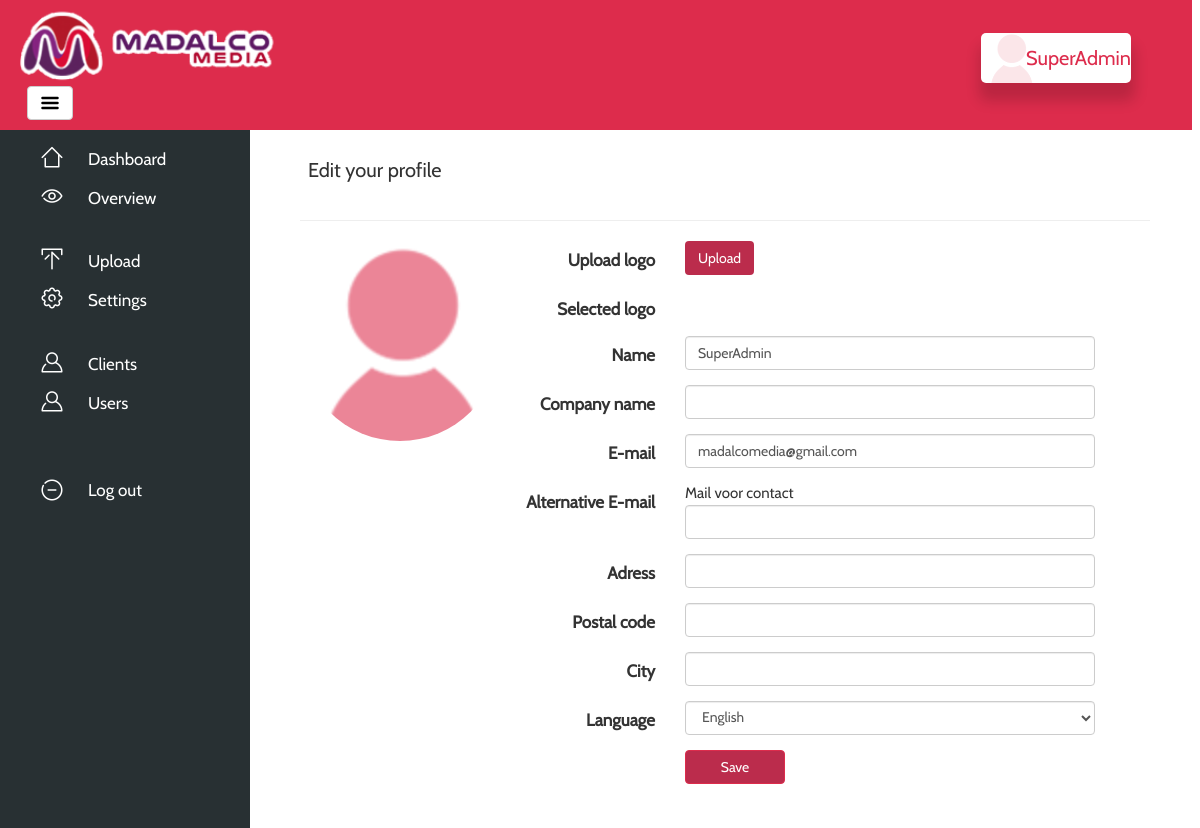
Screenshot of /?page=editprofile (signed in) with the database file from the repository.
### tables this page shows
CREATE TABLE `settings` (
  `id` int(11) NOT NULL,
  `SMTP` varchar(64) NOT NULL,
  `SMTPport` varchar(64) NOT NULL,
  `Email` varchar(64) NOT NULL,
  `Mailpass` varchar(64) NOT NULL,
  `Logo` varchar(100) NOT NULL,
  `Header` varchar(64) NOT NULL,
  `Host` varchar(64) NOT NULL,
  `globalmail` tinyint(1) NOT NULL,
  `contactmail` varchar(64) NOT NULL,
  `background` varchar(64) NOT NULL
);

CREATE TABLE `users` (
  `id` int(11) NOT NULL,
  `profimg` varchar(100) NOT NULL DEFAULT 'profile.png',
  `naam` varchar(60) NOT NULL,
  `email` varchar(60) NOT NULL,
  `altmail` varchar(60) NOT NULL,
  `paswoord` varchar(256) NOT NULL,
  `permgroup` int(11) NOT NULL DEFAULT '2',
  `bedrijfsnaam` varchar(64) NOT NULL,
  `adres` varchar(64) NOT NULL,
  `postcode` varchar(8) NOT NULL,
  `plaats` varchar(64) NOT NULL,
  `lang` varchar(4) NOT NULL DEFAULT 'nl',
  `active` tinyint(1) NOT NULL DEFAULT '1',
  `paswoordvergeten` varchar(256) NOT NULL,
  `passresetdate` datetime NOT NULL
);

### config/constants.php (called while the page is built, shortened)
<?php
$user = new UserController();
if(isset($_SESSION['usr_id'])) {
 $usr = $user->getUserById($_SESSION['usr_id']);
}
if($usr['lang']) {
 switch($usr['lang']) {
  case 'en':
   $language = 'en';
   break;
 }
}
else {
 include_once 'language/nl.php';
}

### app/Controller/UserController.php (called while the page is built, shortened)
<?php
class UserController
{
    private $model;
    public function __construct()
    {
        $this->model = new User();
    }
    public function getPermission($row, $perm)
    {
        return $this->model->getPermission($row, $perm);
    }
    public function getAdminSettings()
    {
        return $this->model->getAdminSettings();
    }
    public function getPermissionGroup($id)
    {
        return $this->model->getPermissionGroup($id);
    }
    public function getUserById($id)
    {
        return $this->model->getUserById($id);
    }
}

### app/Model/User.php (called while the page is built, shortened)
<?php
class User
{
    private $db;
    public function __construct()
    {
        $this->db = new DbUser();
    }
    public function getAdminSettings()
    {
        return $this->db->getAdminSettings();
    }
    public function getPermission($row, $perm)
    {
        return $this->db->getPermission($row, $perm);
    }
    public function getPermissionGroup($id)
    {
        return $this->db->getPermissionGroup($id);
    }
    public function getUserById($id)
    {
        return $this->db->getUserById($id);
    }
}

### app/Model/DbUser.php (called while the page is built, shortened)
<?php
class DbUser extends Database
{
    public function getAdminSettings()
    {
        $sql = "SELECT * FROM `settings` WHERE `id` = '0'";
        if ($result = $this->dbQuery($sql)) {
            return mysqli_fetch_assoc($result);
        }
        return false;
    }
    public function getPermission($row, $perm)
    {
        $sql = "SELECT * FROM `permissions` WHERE `permission` = '{$perm}'";
        $result = $this->dbQuery($sql);
        $value = mysqli_fetch_assoc($result);
        $sql1 = "SELECT * FROM `permgroup` WHERE `userperm` = '{$row}'";
        $result1 = $this->dbQuery($sql1);
        $value1 = mysqli_fetch_assoc($result1);
        $groupname = $value1['name'];
        if ($value) {
            return $value[$groupname];
        }
    }
    public function getPermissionGroup($id)
    {
        $sql = "SELECT `permgroup` FROM `users` WHERE `id` = '{$id}'";
        if ($result = $this->dbQuery($sql)) {
            return mysqli_fetch_assoc($result);
        }
    }
    public function getUserById($id)
    {
        $sql = "SELECT * FROM `users` WHERE `id` = '{$id}'";
        $result = $this->dbQuery($sql);
        $value = mysqli_fetch_assoc($result);
        if ($value) {
            return $value;
        }
    }
}

### app/Model/Database.php (called while the page is built, shortened)
<?php
class Database
{
    protected $connection = null;
    public function __construct()
    {
        $this->connection = mysqli_connect(DB_SERVER, DB_USER, DB_PASS, DB_NAME) or die("There was a problem connecting to the database");
    }
    public function dbQuery($query)
    {
        $this->query_result = $this->connection->query($query);
        return $this->query_result;
    }
}

### config/load.php (called while the page is built, shortened)
<?php
require '../config/constants.php';

### app/Model/permissions.php (called while the page is built, shortened)
<?php
$user = new UserController();
if (isset($_SESSION['usr_id'])) {
    $leid = $user->getPermissionGroup($_SESSION['usr_id']);
    $permgroup = $leid['permgroup'];
}

### app/view/editprofile.php (the view, shortened to what this page needs)
<?php
$user = new UserController();
$userinfo = $user->getUserById($_SESSION['usr_id']);
?>
<div id="page-content-wrapper">
    <div class="container-fluid">
        <div class="row">
            <div class="col-lg-12 profile">
                <div class="container">
                    <table style="width:100%">
                        <tr>
                            <th style="text-align: left;"><p class="NameText" style="font-weight: normal;"><?= TEXT_EDIT_PROFILE ?></p></th>
                        </tr>
                    </table>
                    <hr>
                    <div class="row">
                        <div class="col-md-3">
                            <div class="text-center">
                                <div style="background: url(<?= DIR_IMG . $userinfo['profimg'] ?>); background-size: cover; width: 200px; height: 200px; background-position: 50%; margin: 0 auto" class="avatar img-circle"></div>
                            </div>
                        </div>
                        <div class="col-md-9 personal-info">
                            <form class="form-horizontal" role="form" action="?page=editingprofile"
                                  enctype="multipart/form-data" method="post">
                                <div class="form-group">
                                    <label class="col-lg-3 control-label" for="textinput"><?= TEXT_UPLOAD_LOGO ?></label>
                                    <div class="col-md-4">
                                        <label for="file-upload" class="custom-file-upload">
                                            <i class="fa fa-cloud-upload"></i> <?= BUTTON_UPLOAD ?>
                                        </label>
                                    </div>
                                </div>
                                <div class="form-group">
                                    <label class="col-lg-3 control-label" for="textinput"><?= TEXT_SELECTED_LOGO ?></label>
                                    <div class="col-md-4">
                                        <output id="list"></output>
                                    </div>
                                </div>
                                <div class="form-group">
                                    <label class="col-lg-3 control-label"><?= TEXT_NAME ?></label>
                                    <div class="col-lg-8">
                                        <input class="form-control" value="<?= $userinfo['naam'] ?>" type="text"
                                               name="naam">
                                    </div>
                                </div>
                                <div class="form-group">
                                    <label class="col-lg-3 control-label"><?= TEXT_COMPANY_NAME?></label>
                                    <div class="col-lg-8">
                                        <input class="form-control" value="<?= $userinfo['bedrijfsnaam'] ?>" type="text"
                                               name="bedrijfsnaam">
                                    </div>
                                </div>
                                <div class="form-group">
                                    <label class="col-lg-3 control-label"><?= TEXT_EMAIL ?></label>
                                    <div class="col-lg-8">
                                        <input class="form-control" value="<?= $userinfo['email'] ?>" type="text"
                                               name="email">
                                    </div>
                                </div>
                                <div class="form-group">
                                    <label class="col-lg-3 control-label"><?= TEXT_ALTERNATIVE_EMAIL ?></label>
                                    <div class="col-lg-8">
                                        <span style="font-size:15px">Mail voor contact</span>
                                        <input class="form-control" value="<?= $userinfo['altmail'] ?>" type="text"
                                               name="altmail">
                                    </div>
                                </div>
                                <div class="form-group">
                                    <label class="col-lg-3 control-label"><?= TEXT_ADRESS ?></label>
                                    <div class="col-lg-8">
                                        <input class="form-control" value="<?= $userinfo['adres'] ?>" type="text"
                                               name="adres">
                                    </div>
                                </div>
                                <div class="form-group">
                                    <label class="col-lg-3 control-label"><?= TEXT_POSTALCODE ?></label>
                                    <div class="col-lg-8">
                                        <input class="form-control" size="6" value="<?= $userinfo['postcode'] ?>"
                                               type="text" name="postcode">
                                    </div>
                                </div>
                                <div class="form-group">
                                    <label class="col-lg-3 control-label"><?= TEXT_CITY ?></label>
                                    <div class="col-lg-8">
                                        <input class="form-control" value="<?= $userinfo['plaats'] ?>" type="text"
                                               name="plaats">
                                    </div>
                                </div>
                                <?php if($user->getPermission($permgroup, 'CAN_CHANGE_LANGUAGE')) { ?>
                                <div class="form-group">
                                    <label class="col-lg-3 control-label"><?= TEXT_LANGUAGE ?></label>
                                    <div class="col-lg-8">
                                        <select class="form-control" type="text" name="taal">
                                            <option value="en" <?php if($userinfo['lang'] == 'en') { echo 'selected'; } ?>>English</option>
                                        </select>
                                    </div>
                                </div>
                                <?php } ?>
                                <div class="form-group">
                                    <label class="col-lg-3 control-label"></label>
                                    <div class="col-md-4">
                                        <input class="btn btn-primary btn-success" name="submit"
                                               style="max-width: 100px; background-color: #bb2c4c; border: 1px solid #dd2c4c"
                                               type="submit" value="<?= BUTTON_SAVE ?>">
                                    </div>
                                </div>
                        </div>
                    </div>
                </div>
            </div>
        </div>
    </div>
</div>

### app/view/header.php (shortened to what this page needs)
<?php
require_once DIR_MODEL . 'permissions.php';
if (isset($_SESSION['usr_id'])) {
    $myuser = $user->getUserById($_SESSION['usr_id']);
    $myuser = $myuser['naam'];
} else if (isset($user)) {
    $thisuser = $user->getUserById($session->getUserId());
    $myuser = $thisuser['naam'];
} else {
    echo 'User';
}
$settings = new UserController();
$admin = $settings->getAdminSettings();
if (isset($_SESSION['accorduserid']) && !isset($_SESSION['usr_id'])) {
    $userinfo = $user->getUserById($_SESSION['accorduserid']);
    $imgsrc = 'icons/profile.png';
} else {
    $userinfo = $user->getUserById($_SESSION['usr_id']);
    if ($userinfo['profimg'] !== null) {
        $imgsrc = DIR_IMG . $userinfo['profimg'];
    } else {
        $imgsrc = '../icons/profile.png';
    }
}
?>
    <html lang="<?= $language ?>">
    <head>
        <link href="css/bootstrap.min.css" rel="stylesheet">
        <link href="css/select2.min.css" rel="stylesheet"/>
        <link href="css/styles.css" rel="stylesheet">
        <link rel="stylesheet" type="text/css" href="css/dropzone.css" />
        <link rel="stylesheet" href="css/jquery-ui.css">
        <link rel="stylesheet" href="css/jquery.dataTables.min.css">
    </head>
<body>
    <div id="header" style="background: <?= $admin['Header']; ?>">
        <div id="MenuSide">
            <img src="<?= DIR_PUBLIC . $admin['Logo'] ?>" style="width:auto;height:75%;"/>
        </div>
        <div id="MenuButton">
            <a href="#menu-toggle" class="btn btn-default" id="menu-toggle"><img src="icons/menu-alt-20.png"></a>
        </div>
    </div>
    <div id="NameSide">
        <a style="text-decoration: none;" href="?page=profile">
            <div id="UserBlock" style="text-decoration: none;">
                <div id="UserBlockImage" style="background-image: url('<?= $imgsrc ?>');"></div>
                <div id="LoggedInAs"><?= $myuser ?></div>
            </div>
        </a>
    </div>
<div id="wrapper">
    <div id="sidebar-wrapper">
        <ul class="sidebar-nav">
            <li class="nav-button-home">
                <a href="?page=dashboard"><?= TEXT_HOME ?></a>
            </li>
            <li class="nav-button-all">
                <a href="?page=overview"><?= TEXT_OVERVIEW ?></a>
            </li>
            <br/>
            <?php if ($user->getPermission($permgroup, 'CAN_UPLOAD') == 1) { ?>
                <li class="nav-button-upload">
                    <a href="?page=uploadoverview"><?= TEXT_UPLOAD ?></a>
                </li>
            <?php } ?>
            <?php if ($user->getPermission($permgroup, 'CAN_EDIT_SETTINGS') == 1) { ?>
                <li class="nav-button-settings">
                    <a href="?page=settings"><?= TEXT_SETTINGS ?></a>
                </li>
            <?php } ?>
            <br/>
            <?php if ($user->getPermission($permgroup, 'CAN_SHOW_KLANTPAGINA') == 1) { ?>
                <li class="nav-button-users">
                    <a href="?page=manageclients"><?= TEXT_CLIENT ?></a>
                </li>
            <?php } ?>
            <?php if ($user->getPermission($permgroup, 'CAN_SHOW_USERS') == 1) { ?>
                <li class="nav-button-users">
                    <a href="?page=manageusers"><?= TEXT_USER ?></a>
                </li>
            <?php } ?>
            <br/>
            <br/>
            <li class="nav-button-logout">
                <a href="?page=logout"><?= TEXT_LOGOUT ?></a>
            </li>
        </ul>
    </div>

### rows the page displays
settings: Logo (picture)
users: profimg (placeholder picture), naam "SuperAdmin", email "madalcomedia@gmail.com", taal "English"

### other values shown
TEXT_HOME "Dashboard"
TEXT_OVERVIEW "Overview"
TEXT_UPLOAD "Upload"
TEXT_SETTINGS "Settings"
TEXT_CLIENT "Clients"
TEXT_USER "Users"
TEXT_LOGOUT "Log out"
TEXT_EDIT_PROFILE "Edit your profile"
TEXT_UPLOAD_LOGO "Upload logo"
BUTTON_UPLOAD "Upload"
TEXT_SELECTED_LOGO "Selected logo"
TEXT_NAME "Name"
TEXT_COMPANY_NAME "Company name"
TEXT_EMAIL "E-mail"
TEXT_ALTERNATIVE_EMAIL "Alternative E-mail"
